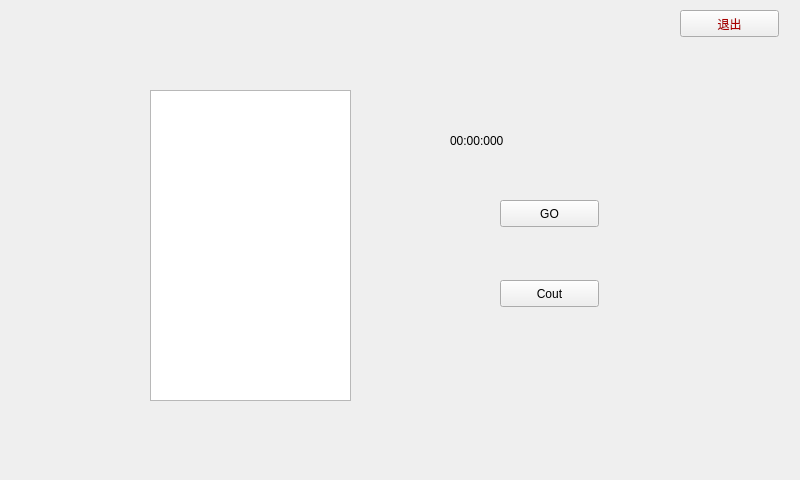
<?xml version="1.0" encoding="UTF-8"?>
<ui version="4.0">
 <class>Widget</class>
 <widget class="QWidget" name="Widget">
  <property name="geometry">
   <rect>
    <x>0</x>
    <y>0</y>
    <width>800</width>
    <height>480</height>
   </rect>
  </property>
  <property name="minimumSize">
   <size>
    <width>800</width>
    <height>480</height>
   </size>
  </property>
  <property name="maximumSize">
   <size>
    <width>800</width>
    <height>480</height>
   </size>
  </property>
  <property name="windowTitle">
   <string>Form</string>
  </property>
  <widget class="QListWidget" name="listWidget">
   <property name="geometry">
    <rect>
     <x>150</x>
     <y>90</y>
     <width>201</width>
     <height>311</height>
    </rect>
   </property>
   <property name="minimumSize">
    <size>
     <width>0</width>
     <height>0</height>
    </size>
   </property>
   <property name="maximumSize">
    <size>
     <width>800</width>
     <height>480</height>
    </size>
   </property>
  </widget>
  <widget class="QLabel" name="label">
   <property name="geometry">
    <rect>
     <x>450</x>
     <y>110</y>
     <width>281</width>
     <height>61</height>
    </rect>
   </property>
   <property name="styleSheet">
    <string notr="true">font: 36pt &quot;Ubuntu&quot;;</string>
   </property>
   <property name="text">
    <string>00:00:000</string>
   </property>
  </widget>
  <widget class="QPushButton" name="pushButtonStarStop">
   <property name="geometry">
    <rect>
     <x>500</x>
     <y>200</y>
     <width>99</width>
     <height>27</height>
    </rect>
   </property>
   <property name="text">
    <string>GO</string>
   </property>
  </widget>
  <widget class="QPushButton" name="pushButtonCountReset">
   <property name="geometry">
    <rect>
     <x>500</x>
     <y>280</y>
     <width>99</width>
     <height>27</height>
    </rect>
   </property>
   <property name="text">
    <string>Cout</string>
   </property>
  </widget>
  <widget class="QPushButton" name="pushButton">
   <property name="geometry">
    <rect>
     <x>680</x>
     <y>10</y>
     <width>99</width>
     <height>27</height>
    </rect>
   </property>
   <property name="styleSheet">
    <string notr="true">color: rgb(170, 0, 0);</string>
   </property>
   <property name="text">
    <string>退出</string>
   </property>
  </widget>
 </widget>
 <resources/>
 <connections/>
</ui>
